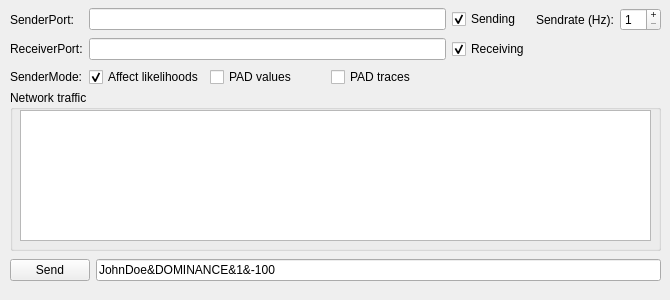
    <widget class="QWidget" name="tabNetwork">
     <property name="toolTip">
      <string>View and change the network config (UDP based)</string>
     </property>
     <attribute name="title">
      <string>Network</string>
     </attribute>
     <widget class="QGroupBox" name="groupBox_4">
      <property name="geometry">
       <rect>
        <x>10</x>
        <y>90</y>
        <width>651</width>
        <height>161</height>
       </rect>
      </property>
      <property name="title">
       <string>Network traffic</string>
      </property>
      <widget class="QTextEdit" name="textEditNetworkTraffic">
       <property name="geometry">
        <rect>
         <x>10</x>
         <y>20</y>
         <width>631</width>
         <height>131</height>
        </rect>
       </property>
       <property name="readOnly">
        <bool>true</bool>
       </property>
      </widget>
     </widget>
     <widget class="QWidget" name="gridLayoutWidget_7">
      <property name="geometry">
       <rect>
        <x>10</x>
        <y>7</y>
        <width>651</width>
        <height>81</height>
       </rect>
      </property>
      <layout class="QGridLayout" name="gridLayout_7">
       <item row="0" column="0">
        <widget class="QLabel" name="label_27">
         <property name="text">
          <string>SenderPort:</string>
         </property>
        </widget>
       </item>
       <item row="1" column="0">
        <widget class="QLabel" name="label_26">
         <property name="text">
          <string>ReceiverPort:</string>
         </property>
        </widget>
       </item>
       <item row="0" column="1">
        <widget class="QLineEdit" name="lineEditSenderPort">
         <property name="inputMethodHints">
          <set>Qt::ImhDigitsOnly</set>
         </property>
         <property name="frame">
          <bool>true</bool>
         </property>
         <property name="readOnly">
          <bool>false</bool>
         </property>
        </widget>
       </item>
       <item row="1" column="1">
        <widget class="QLineEdit" name="lineEditReceiverPort">
         <property name="inputMethodHints">
          <set>Qt::ImhDigitsOnly</set>
         </property>
         <property name="frame">
          <bool>true</bool>
         </property>
         <property name="readOnly">
          <bool>true</bool>
         </property>
        </widget>
       </item>
       <item row="0" column="2">
        <widget class="QCheckBox" name="checkBoxSending">
         <property name="text">
          <string>Sending</string>
         </property>
         <property name="checked">
          <bool>true</bool>
         </property>
        </widget>
       </item>
       <item row="1" column="2">
        <widget class="QCheckBox" name="checkBoxReceiving">
         <property name="text">
          <string>Receiving</string>
         </property>
         <property name="checked">
          <bool>true</bool>
         </property>
        </widget>
       </item>
       <item row="0" column="3">
        <widget class="QLabel" name="label_28">
         <property name="text">
          <string>Sendrate (Hz):</string>
         </property>
        </widget>
       </item>
       <item row="0" column="4">
        <widget class="QSpinBox" name="spinBoxSendRate">
         <property name="buttonSymbols">
          <enum>QAbstractSpinBox::PlusMinus</enum>
         </property>
         <property name="minimum">
          <number>1</number>
         </property>
         <property name="maximum">
          <number>50</number>
         </property>
        </widget>
       </item>
       <item row="2" column="0">
        <widget class="QLabel" name="label_29">
         <property name="text">
          <string>SenderMode:</string>
         </property>
        </widget>
       </item>
       <item row="2" column="1">
        <layout class="QHBoxLayout" name="horizontalLayout_5">
         <item>
          <widget class="QCheckBox" name="checkBox_senderMode_AL">
           <property name="text">
            <string>Affect likelihoods</string>
           </property>
           <property name="checked">
            <bool>true</bool>
           </property>
          </widget>
         </item>
         <item>
          <widget class="QCheckBox" name="checkBox_senderMode_PAD">
           <property name="text">
            <string>PAD values</string>
           </property>
          </widget>
         </item>
         <item>
          <widget class="QCheckBox" name="checkBox_senderMode_PADtrace">
           <property name="text">
            <string>PAD traces</string>
           </property>
          </widget>
         </item>
        </layout>
       </item>
      </layout>
     </widget>
     <widget class="QWidget" name="horizontalLayoutWidget_3">
      <property name="geometry">
       <rect>
        <x>10</x>
        <y>250</y>
        <width>651</width>
        <height>41</height>
       </rect>
      </property>
      <layout class="QHBoxLayout" name="horizontalLayout_4">
       <item>
        <widget class="QPushButton" name="pushButton_network_send">
         <property name="text">
          <string>Send</string>
         </property>
        </widget>
       </item>
       <item>
        <widget class="QLineEdit" name="lineEdit_network_send">
         <property name="text">
          <string>JohnDoe&amp;DOMINANCE&amp;1&amp;-100</string>
         </property>
        </widget>
       </item>
      </layout>
     </widget>
    </widget>
